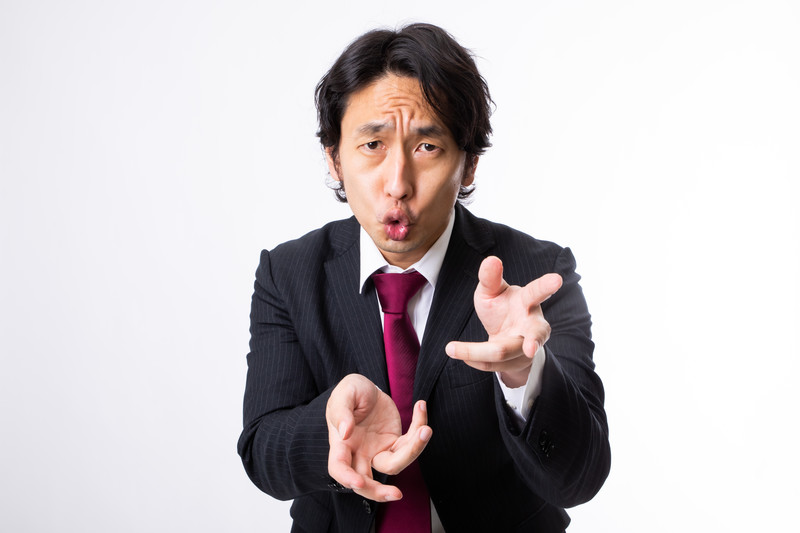
#> input picture img/tsuru512006_TP_V4.jpg, 800 x 533 px
$ python main.py
#> lines starting #> are read from the running program, lines starting #| are printed output that depends on the picture; after the words box and inside, x2 and y2 are one past the last pixel; in counts of white or black regions, pixels touching at a corner belong together
### faceArea.py
from __future__ import annotations

import cv2
import numpy as np


class FaceArea:
    "顔面"

    def __init__(
            self,
            img_path: str,
            cascade_path="./model/haarcascade_frontalface_default.xml"
    ) -> None:
        self.cascade_path = cascade_path
        self.norm_img_path = './img/norm64.png'
        self.img_path = img_path
        self.gray_image: np.ndarray = None
        self.clipped_img: np.ndarray = None
        self.norm_img: np.ndarray = None
        self.face_box: tuple[int] = (0, 0, 0, 0)

    def getGrayImage(self) -> FaceArea:
        "imgPathの画像をグレースケールにしてndarrayで返す(h, w)"
        img = cv2.imread(self.img_path)
#> img is the input picture: shape (533, 800, 3); mean B, G, R 193.8, 191.6, 197.5
        img_gray = cv2.cvtColor(img, cv2.COLOR_BGR2GRAY)
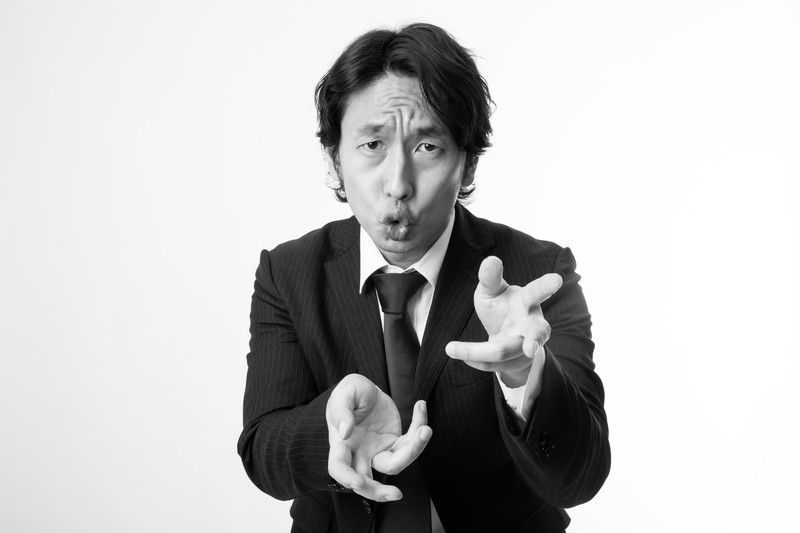
#> img_gray: shape (533, 800); min 0, max 255, mean 193.6
        cv2.imwrite('img/img_gray.png', img_gray)
        self.gray_image = img_gray
        return self

    def faceArea(self) -> FaceArea:
        "顔領域をtupleで返す(x, y, w, h)"
        tmpImg = self.gray_image
        result = None
        # 分類機の特徴量を取得
        cascade: cv2.Image = cv2.CascadeClassifier(cascade_path)
        # 顔領域を取得
        faceareas = cascade.detectMultiScale(tmpImg)
#> faceareas = [[321, 84, 158, 158]]
        # 取得した顔領域からx, y, w, hを取って黒、太さ2の四角形を書き込む
        for x, y, w, h in faceareas:
            cv2.rectangle(tmpImg, (x, y), (x + w, y + h), 0, thickness=2)
            result = (x, y, w, h)
#> this loop made 1 pass
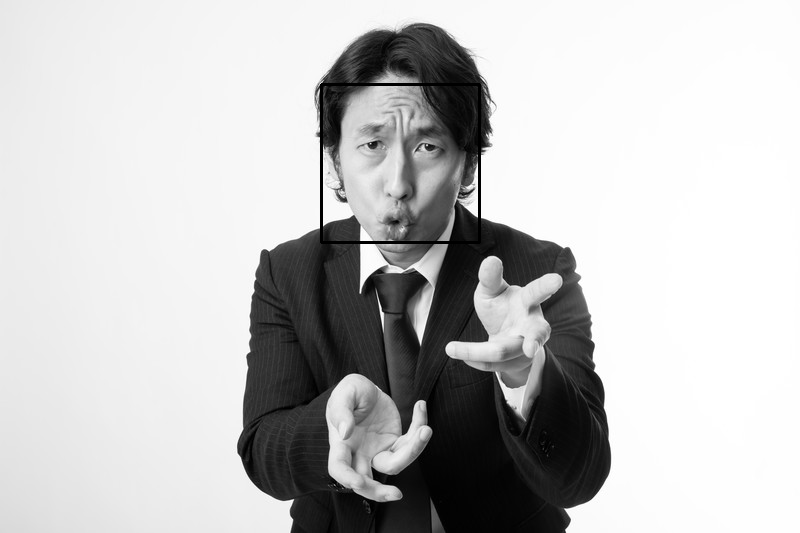
#> tmpImg: shape (533, 800); 0.44% of pixels changed, all inside (x1, y1, x2, y2) = (320, 83, 481, 244)
        cv2.imwrite('img/output.png', tmpImg)
        if result:
            self.face_box = result
#> self.face_box = (321, 84, 158, 158)
        return self

    def clip(self) -> FaceArea:
        x, y, w, h = self.face_box
#> x = 321; y = 84; w = 158; h = 158
        self.clipped_img = self.gray_image[y:y+h, x:x+w, ]
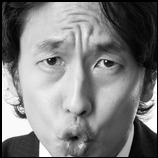
#> self.clipped_img: shape (158, 158); min 0, max 255, mean 126.2
        cv2.imwrite('./img/clip.png', self.clipped_img)
        return self

    def norm64(self) -> FaceArea:
        """64x64にする"""
        norm_img = cv2.resize(self.clipped_img, (64, 64))
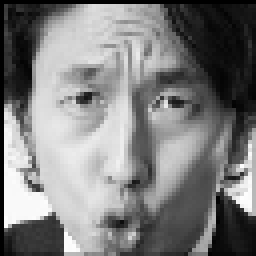
#> norm_img: shape (64, 64) (shown 4 times larger); min 0, max 254, mean 125.8
        cv2.imwrite('./img/norm64.png', norm_img)
        self.norm_img = norm_img
        return self


# [6 lines left out: function getGrayImage, not called in this run]


# 分類機のパス
cascade_path = "./model/haarcascade_frontalface_default.xml"

# 顔領域をtupleで返す(x, y, w, h)


# [24 lines left out: functions faceArea, main, not called in this run]


# [2 lines that do not run on import are left out]

### dct.py
import numpy as np


class DCT:
    def __init__(self, N: int) -> None:
#> called with N = 64
        self.N = N  # データ数．
        # 1次元，2次元離散コサイン変換の基底ベクトルをあらかじめ作っておく
        self.phi_1d = np.array([self.phi(i) for i in range(self.N)])

        # Nが大きいとメモリリークを起こすので注意
        # MNISTの28x28程度なら問題ない
        self.phi_2d = np.zeros((N, N, N, N))
        for i in range(N):
            for j in range(N):
                phi_i, phi_j = np.meshgrid(self.phi_1d[i], self.phi_1d[j])
                self.phi_2d[i, j] = phi_i*phi_j

    def dct(self, data: np.ndarray) -> np.ndarray:
        """ 1次元離散コサイン変換を行う """
        return self.phi_1d.dot(data)

    def idct(self, c):
        """ 1次元離散コサイン逆変換を行う """
        return np.sum(self.phi_1d.T * c, axis=1)

    def dct2(self, data):
        """ 2次元離散コサイン変換を行う """
        return np.sum(self.phi_2d.reshape(self.N**2, self.N**2)*data.reshape(self.N**2), axis=1).reshape(self.N, self.N)
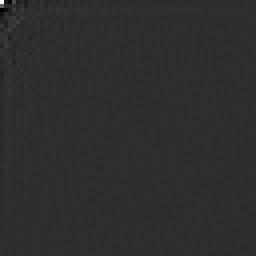
#> returned value: shape (64, 64) float64 (shown 4 times larger); min -1817.5, max 8049.9, mean 0; drawn with min black and max white

    def idct2(self, c):
        """ 2次元離散コサイン逆変換を行う """
        return np.sum((c.reshape(self.N, self.N, 1)*self.phi_2d.reshape(self.N, self.N, self.N**2)).reshape(self.N**2, self.N**2), axis=0).reshape(self.N, self.N)

    def phi(self, k: int) -> np.ndarray:
        """ 離散コサイン変換(DCT)の基底関数 """
        # DCT-II
        if k == 0:
            return np.ones(self.N)/np.sqrt(self.N)
        else:
            return np.sqrt(2.0/self.N)*np.cos((k*np.pi/(2*self.N))*(np.arange(self.N)*2+1))

### main.py
from __future__ import annotations

import matplotlib.pyplot as plt

from faceArea import *
from norm import *
from dct import *


def main():
    path = './img/tsuru512006_TP_V4.jpg'
    # norm64(clip(*faceArea(getGrayImage(path))))
    face = FaceArea(path).getGrayImage().faceArea().clip().norm64()
    norm_img_path = face.norm_img_path
    norm_img = face.norm_img

    dct = DCT(64)  # 離散コサイン変換を行うクラスを作成

    c = dct.dct2(norm_img)  # 2次元離散コサイン変換
    y = dct.idct2(c)  # 2次元離散コサイン逆変換

    # 元の画像と復元したものを表示
    plt.subplot(1, 2, 1)
    plt.imshow(norm_img, cmap="Greys")
    plt.title("original")
    plt.xticks([])
    plt.subplot(1, 2, 2)
    plt.imshow(y, cmap="Greys")
    plt.title("restored")
    plt.xticks([])
    plt.savefig("img/result.png")
    plt.show()


if __name__ == '__main__':
    main()
